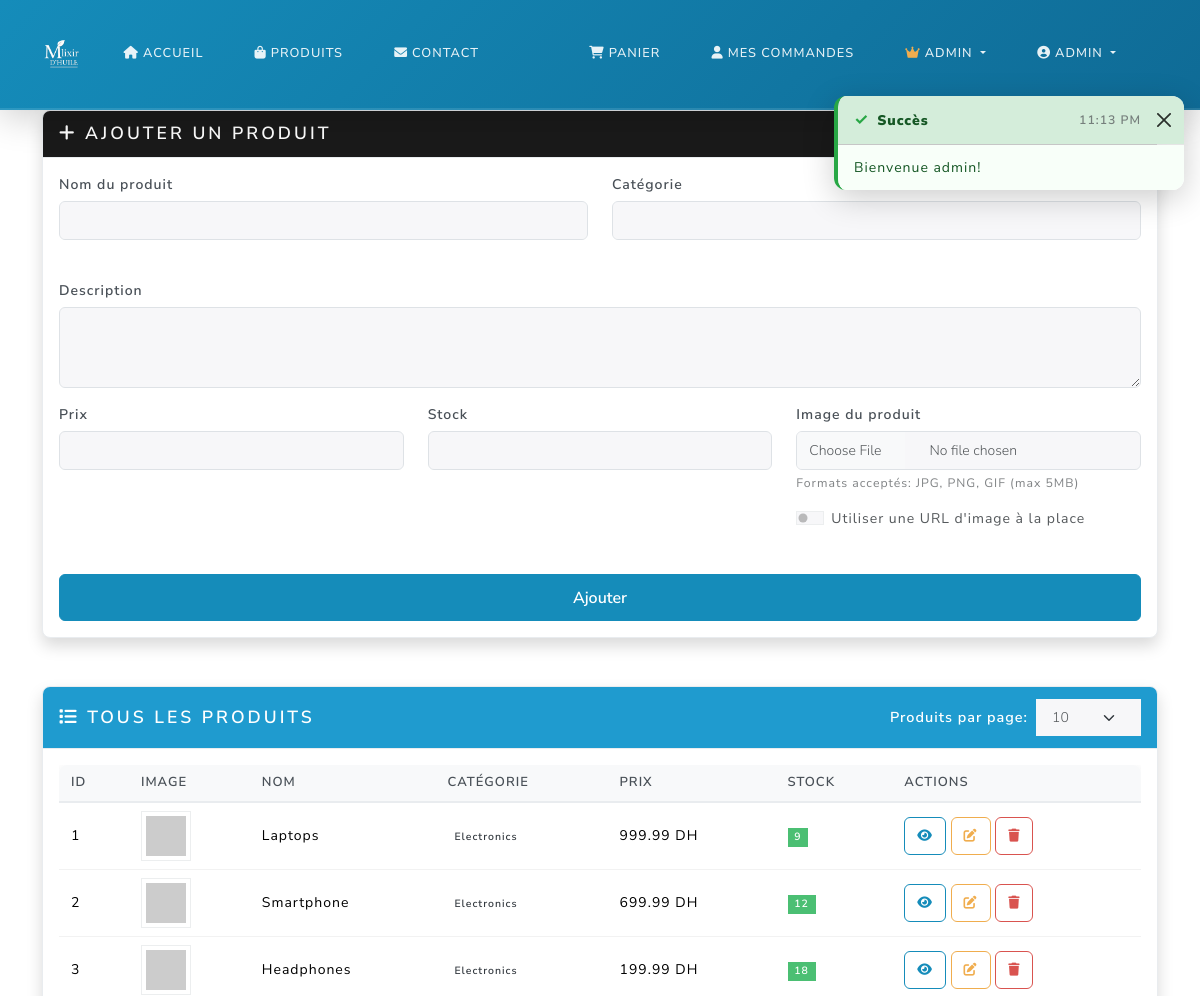
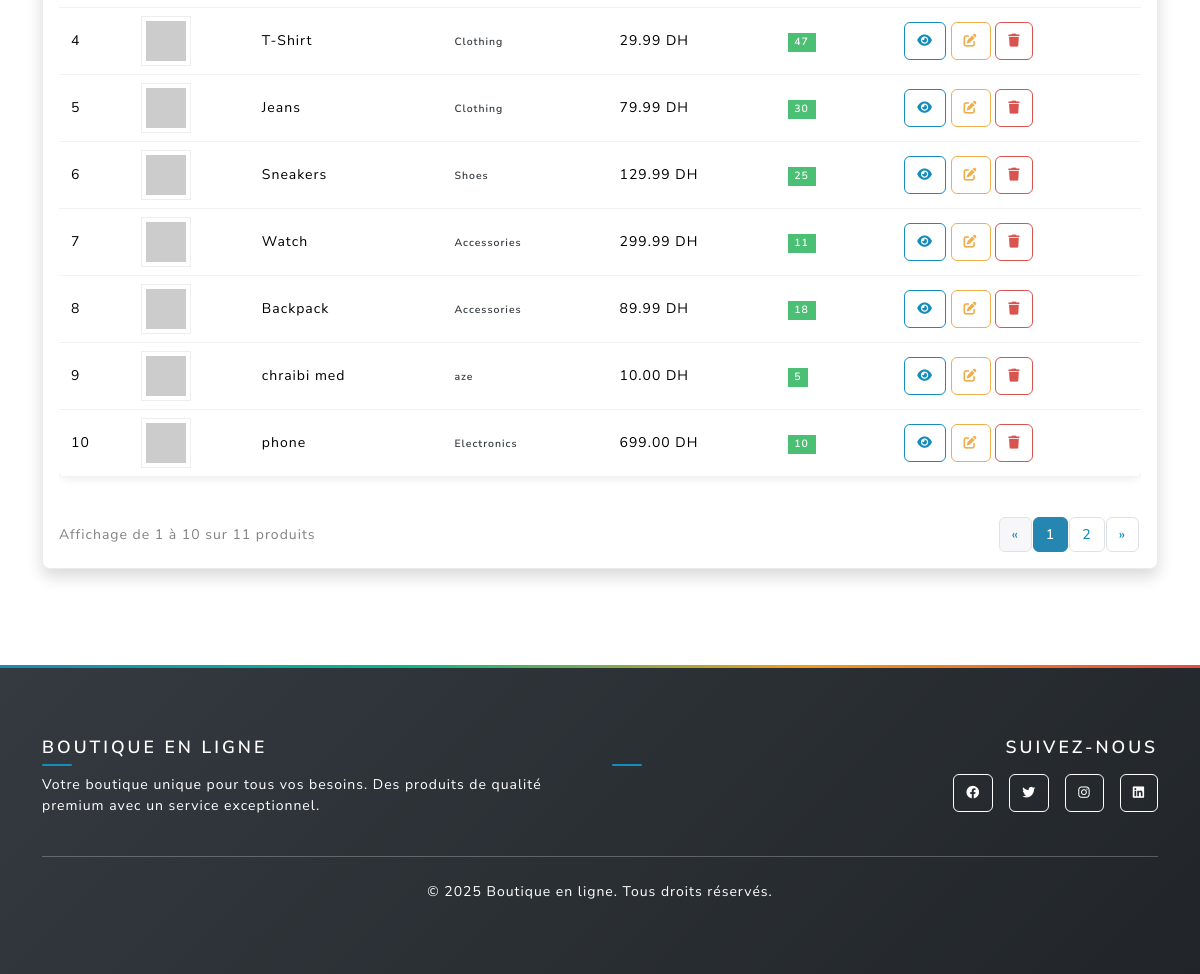
The app's page /admin/products (signed in) with its own data (2 pictures, top to bottom).
### main.py (models this page shows)
class User(UserMixin, db.Model):
    id = db.Column(db.Integer, primary_key=True)
    username = db.Column(db.String(80), unique=True, nullable=False)
    email = db.Column(db.String(120), unique=True, nullable=False)
    password_hash = db.Column(db.String(120), nullable=False)
    phone = db.Column(db.String(20), nullable=True)
    address = db.Column(db.Text, nullable=True)
    is_admin = db.Column(db.Boolean, default=False)
    orders = db.relationship('Order', backref='user', lazy=True)

class Product(db.Model):
    id = db.Column(db.Integer, primary_key=True)
    name = db.Column(db.String(100), nullable=False)
    description = db.Column(db.Text, nullable=False)
    price = db.Column(db.Float, nullable=False)
    image_url = db.Column(db.String(200), default='https://via.placeholder.com/300x200')
    stock = db.Column(db.Integer, default=0)
    category = db.Column(db.String(50), nullable=False)

### main.py (the view, shortened to what this page needs)
@app.route('/admin/products', methods=['GET', 'POST'])
@login_required
def admin_products():
    if not current_user.is_admin:
        return redirect_with_toast('home', 'Accès refusé', 'error')
    form = ProductForm()
    products = Product.query.all()
    return render_template('admin_products.html', form=form, products=products)

### main.py
class ProductForm(FlaskForm):
    name = StringField('Product Name', validators=[DataRequired()])
    description = TextAreaField('Description', validators=[DataRequired()])
    price = DecimalField('Price', validators=[DataRequired(), NumberRange(min=0)])
    stock = IntegerField('Stock', validators=[DataRequired(), NumberRange(min=0)])
    category = StringField('Category', validators=[DataRequired()])
    image_file = FileField('Image File', validators=[
        FileAllowed(['jpg', 'jpeg', 'png', 'gif'], 'Images only!')
    ])
    image_url = StringField('Image URL')
    submit = SubmitField('Add Product')

### main.py (called while the page is built, shortened)
@login_manager.user_loader
def load_user(user_id):
    return User.query.get(int(user_id))

@app.context_processor
def inject_toast_messages():
    toast_message = session.pop('toast_message', None)
    toast_type = session.pop('toast_type', None)
    return {
        'toast_message': toast_message,
        'toast_type': toast_type or 'info'
    }

@app.context_processor
def inject_cart_count():
    if current_user.is_authenticated:
        try:
            from sqlalchemy import inspect
            inspector = inspect(db.engine)
            if 'cart' in inspector.get_table_names():
                cart_count = Cart.query.filter_by(user_id=current_user.id).count()
                cart_total_quantity = db.session.query(db.func.sum(Cart.quantity))\
                    .filter_by(user_id=current_user.id).scalar() or 0
                return {
                    'cart_count': cart_count,
                    'cart_total_quantity': int(cart_total_quantity)
                }
        except Exception:
            pass
    return {'cart_count': 0, 'cart_total_quantity': 0}

def get_shipping_settings():
    settings = ShippingSettings.query.first()
    return settings

@app.context_processor
def inject_shipping_settings():
    try:
        settings = get_shipping_settings()
        return {
            'shipping_settings': settings,
            'free_shipping_threshold': settings.free_shipping_threshold,
            'standard_shipping_cost': settings.standard_shipping_cost,
            'tax_rate': settings.tax_rate,
            'currency': settings.currency
        }
    except:
        return {
            'shipping_settings': None,
            'free_shipping_threshold': 500,
            'standard_shipping_cost': 30,
            'tax_rate': 0.2,
            'currency': 'DH'
        }

### templates/admin_products.html (shortened to what this page needs)
{% extends "base.html" %}
{% block content %}
<div class="container py-4">
  <div class="row">
    <div class="col-12">
      <h1 class="mb-4"> Panneau d'Administration - Produits</h1>
    </div>
  </div>
  <div class="row mb-5">
    <div class="col-12">
      <div class="card shadow">
        <div class="card-header bg-primary text-white">
          <h5 class="mb-0"><i class="fas fa-plus"></i> Ajouter un produit</h5>
        </div>
        <div class="card-body">
          <form method="POST" enctype="multipart/form-data" id="productForm">
            <div class="row">
              <div class="col-md-6 mb-3">
                {{ form.name.label(class="form-label", text="Nom du produit") }}
                {{ form.name(class="form-control" + (" is-invalid" if form.name.errors else "")) }}
              </div>
              <div class="col-md-6 mb-3">
                {{ form.category.label(class="form-label", text="Catégorie") }}
                {{ form.category(class="form-control" + (" is-invalid" if form.category.errors else "")) }}
              </div>
            </div>
            <div class="mb-3">
              {{ form.description.label(class="form-label", text="Description") }}
              {{ form.description(class="form-control" + (" is-invalid" if form.description.errors else ""), rows="3") }}
            </div>
            <div class="row">
              <div class="col-md-4 mb-3">
                {{ form.price.label(class="form-label", text="Prix") }}
                {{ form.price(class="form-control" + (" is-invalid" if form.price.errors else "")) }}
              </div>
              <div class="col-md-4 mb-3">
                {{ form.stock.label(class="form-label", text="Stock") }}
                {{ form.stock(class="form-control" + (" is-invalid" if form.stock.errors else "")) }}
              </div>
              <div class="col-md-4 mb-3">
                <label for="image_file" class="form-label">Image du produit</label>
                <div class="image-upload-container">
                  <input type="file"
                         class="form-control"
                         id="image_file"
                         name="image_file"
                         accept="image/*"
                         onchange="previewImage(this, 'imagePreview')">
                  <div class="form-text">Formats acceptés: JPG, PNG, GIF (max 5MB)</div>
                </div>
                <div class="mt-3">
                  <div class="form-check form-switch">
                    <input class="form-check-input" type="checkbox" id="useUrlInstead" onchange="toggleImageInput()">
                    <label class="form-check-label" for="useUrlInstead">
                      Utiliser une URL d'image à la place
                    </label>
                  </div>
                </div>
              </div>
            </div>
            <div class="d-grid">
              {{ form.submit(class="btn btn-primary btn-lg", value="Ajouter", id="submitBtn") }}
            </div>
          </form>
        </div>
      </div>
    </div>
  </div>
  <div class="row">
    <div class="col-12">
      <div class="card shadow">
        <div class="card-header bg-info text-white d-flex justify-content-between align-items-center">
          <h5 class="mb-0"><i class="fas fa-list"></i> Tous les produits</h5>
          <div class="d-flex align-items-center">
            <label for="itemsPerPage" class="me-2 mb-0">Produits par page:</label>
            <select id="itemsPerPage" class="form-select form-select-sm" style="width: auto;">
              <option value="10" selected>10</option>
            </select>
          </div>
        </div>
        <div class="card-body">
          {% if products %}
          <div class="table-responsive">
            <table class="table table-hover">
              <thead>
                <tr>
                  <th>ID</th>
                  <th>Image</th>
                  <th>Nom</th>
                  <th>Catégorie</th>
                  <th>Prix</th>
                  <th>Stock</th>
                  <th>Actions</th>
                </tr>
              </thead>
              <tbody id="productsTableBody">
                {% for product in products %}
                <tr class="product-row" data-product-id="{{ product.id }}">
                  <td>{{ product.id }}</td>
                  <td>
                    <img
                      src="{{ product.image_url }}"
                      class="img-thumbnail product-thumbnail"
                      style="width: 50px; height: 50px; object-fit: cover"
                      alt="{{ product.name }}"
                      onerror="this.src='https://via.placeholder.com/50x50?text=No+Image'"
                    />
                  </td>
                  <td>{{ product.name }}</td>
                  <td>
                    <span class="badge bg-secondary">{{ product.category }}</span>
                  </td>
                  <td>{{ "%.2f"|format(product.price) }} DH</td>
                  <td>
                    <span class="badge bg-{{ 'success' if product.stock > 0 else 'danger' }}">
                      {{ product.stock }}
                    </span>
                  </td>
                  <td>
                    <a
                      href="{{ url_for('product_detail', product_id=product.id) }}"
                      class="btn btn-sm btn-outline-primary"
                      title="Voir le produit"
                    >
                      <i class="fas fa-eye"></i>
                    </a>
                    <a
                      href="{{ url_for('edit_product', product_id=product.id) }}"
                      class="btn btn-sm btn-outline-warning"
                      title="Modifier le produit"
                    >
                      <i class="fas fa-edit"></i>
                    </a>
                    <form
                      method="POST"
                      action="{{ url_for('delete_product', product_id=product.id) }}"
                      style="display: inline"
                      onsubmit="return confirm('Êtes-vous sûr de vouloir supprimer ce produit ?')"
                    >
                      <button type="submit" class="btn btn-sm btn-outline-danger" title="Supprimer le produit">
                        <i class="fas fa-trash"></i>
                      </button>
                    </form>
                  </td>
                </tr>
                {% endfor %}
              </tbody>
            </table>
          </div>
          <div class="d-flex justify-content-between align-items-center mt-4">
            <div id="paginationInfo" class="text-muted">
            </div>
            <nav aria-label="Products pagination">
              <ul id="paginationControls" class="pagination pagination-sm mb-0">
              </ul>
            </nav>
          </div>
          {% else %}
          <div class="text-center py-4">
            <i class="fas fa-box-open fa-3x text-muted mb-3"></i>
            <h5 class="text-muted">Aucun produit trouvé</h5>
            <p class="text-muted">Ajoutez votre premier produit avec le formulaire ci-dessus.</p>
          </div>
          {% endif %}
        </div>
      </div>
    </div>
  </div>
</div>
{% endblock %}

### templates/base.html (shortened to what this page needs)
<!DOCTYPE html>
<html lang="fr">
  <head>
    <link
      href="https://cdn.jsdelivr.net/npm/bootswatch@5.3.2/dist/lux/bootstrap.min.css"
      rel="stylesheet"
    />
    <link
      href="https://cdnjs.cloudflare.com/ajax/libs/font-awesome/6.0.0/css/all.min.css"
      rel="stylesheet"
    />
    <link
      href="{{ url_for('static', filename='css/style.css') }}"
      rel="stylesheet"
    />
  </head>
  <body>
    <nav class="navbar navbar-expand-lg navbar-dark {% if request.endpoint in ['home', 'contact'] %}navbar-transparent{% else %}navbar-solid{% endif %}" id="mainNavbar">
      <div class="container">
        <a class="navbar-brand d-flex align-items-center fw-bold" href="{{ url_for('home') }}">
          <img src="{{ url_for('static', filename='img/image1.png') }}"
               alt="E-SHOP Logo"
               style="height:40px; width:auto; border-radius:8px;">
        </a>
        <div class="collapse navbar-collapse" id="navbarNav">
          <ul class="navbar-nav me-auto">
            <li class="nav-item">
              <a class="nav-link" href="{{ url_for('home') }}">
                <i class="fas fa-home me-1"></i>Accueil
              </a>
            </li>
            <li class="nav-item">
              <a class="nav-link" href="{{ url_for('products') }}">
                <i class="fas fa-shopping-bag me-1"></i>Produits
              </a>
            </li>
            <li class="nav-item">
              <a class="nav-link" href="{{ url_for('contact') }}">
                <i class="fas fa-envelope me-1"></i>Contact
              </a>
            </li>
          </ul>
          <ul class="navbar-nav">
            {% if current_user.is_authenticated %}
              <li class="nav-item">
                <a class="nav-link position-relative" href="{{ url_for('cart') }}">
                  <i class="fas fa-shopping-cart me-1"></i>Panier
                </a>
              </li>
              <li class="nav-item">
                <a class="nav-link" href="{{ url_for('dashboard') }}">
                  <i class="fas fa-user me-1"></i>Mes commandes
                </a>
              </li>
              {% if current_user.is_admin %}
              <li class="nav-item dropdown">
                <a class="nav-link dropdown-toggle" href="#" role="button" data-bs-toggle="dropdown">
                  <i class="fas fa-crown me-1 text-warning"></i>Admin
                </a>
              </li>
              {% endif %}
              <li class="nav-item dropdown">
                <a class="nav-link dropdown-toggle" href="#" role="button" data-bs-toggle="dropdown">
                  <i class="fas fa-user-circle me-1"></i>{{ current_user.username }}
                </a>
              </li>
            {% endif %}
          </ul>
        </div>
      </div>
    </nav>
    <main>{% block content %}{% endblock %}</main>
    <footer class="bg-dark text-white py-5 mt-5">
      <div class="container">
        <div class="row">
          <div class="col-md-6">
            <h5 class="fw-bold mb-3">Boutique en ligne</h5>
            <p class="text-white">
              Votre boutique unique pour tous vos besoins. Des produits de qualité
              premium avec un service exceptionnel.
            </p>
          </div>
          <div class="col-md-6 text-md-end">
            <h5 class="fw-bold mb-3">Suivez-nous</h5>
            <div class="d-flex justify-content-md-end gap-3">
              <a href="#" class="btn btn-outline-light btn-sm">
                <i class="fab fa-facebook"></i>
              </a>
              <a href="#" class="btn btn-outline-light btn-sm">
                <i class="fab fa-twitter"></i>
              </a>
              <a href="#" class="btn btn-outline-light btn-sm">
                <i class="fab fa-instagram"></i>
              </a>
              <a href="#" class="btn btn-outline-light btn-sm">
                <i class="fab fa-linkedin"></i>
              </a>
            </div>
          </div>
        </div>
        <hr class="my-4" />
        <div class="text-center">
          <p class="text-white mb-0">
            &copy; <span id="year"></span> Boutique en ligne. Tous droits réservés.
          </p>
        </div>
      </div>
    </footer>
    <div class="toast-container position-fixed end-0 p-3" style="z-index: 1045; top: 80px;" id="toastContainer">
    </div>
  </body>
</html>

### templates/base.html (style rules this page uses)
.navbar { position: fixed !important; top: 0; width: 100%; z-index: 1030; transition: all 0.4s cubic-bezier(0.4, 0, 0.2, 1) !important; }
.navbar.navbar-solid { background: linear-gradient(135deg, var(--bs-primary) 0%, #0f6b96 100%) !important; backdrop-filter: none !important; -webkit-backdrop-filter: none !important; border-bottom: 2px solid rgba(255, 255, 255, 0.1) !important; box-shadow: 0 6px 35px rgba(0, 0, 0, 0.2) !important; }
.navbar-collapse { transition: all 0.3s ease-in-out; }

### templates/admin_products.html (style rules this page uses)
.image-upload-container { position: relative; }
.image-upload-container input[type="file"] { transition: border-color 0.3s ease; }
.product-thumbnail { transition: transform 0.2s ease; cursor: pointer; }
.btn { transition: all 0.2s ease; }

### records on screen
User: username "ADMIN"
Product: id "1", name "Laptops", category "Electronics", price "999.99", stock "9"
Product: id "2", name "Smartphone", category "Electronics", price "699.99", stock "12"
Product: id "3", name "Headphones", category "Electronics", price "199.99", stock "18"
Product: id "4", name "T-Shirt", category "Clothing", price "29.99", stock "47"
Product: id "5", name "Jeans", category "Clothing", price "79.99", stock "30"
Product: id "6", name "Sneakers", category "Shoes", price "129.99", stock "25"
Product: id "7", name "Watch", category "Accessories", price "299.99", stock "11"
Product: id "8", name "Backpack", category "Accessories", price "89.99", stock "18"
Product: id "9", name "chraibi med", category "aze", price "10.00", stock "5"
Product: id "10", name "phone", category "Electronics", price "699.00", stock "10"
